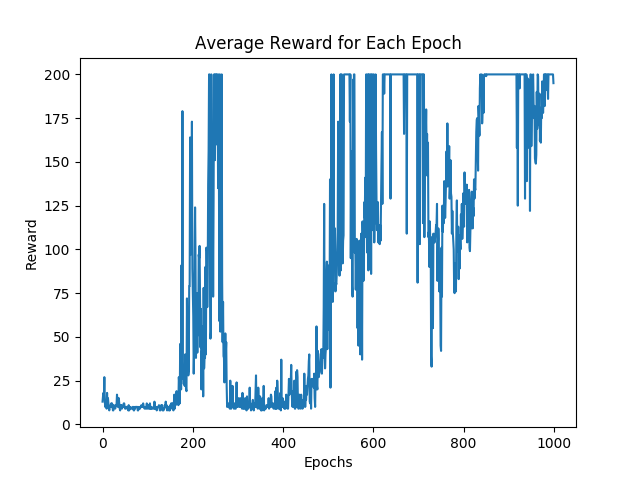

This chart was generated by the following Python code:
import argparse
import gym
import numpy as np
import matplotlib.pyplot as plt

import torch
import torch.nn as nn
import torch.nn.functional as F
import torch.optim as optim
from torch.distributions import Categorical


class Policy(nn.Module):
    def __init__(self):
        super(Policy, self).__init__()
        self.l1 = nn.Linear(4, 128)
        self.dropout = nn.Dropout(p=0.5)
        self.l2 = nn.Linear(128, 2)

        self.saved_log_probs = []
        self.rewards = []

    def forward(self, x):
        x = self.l1(x)
        x = self.dropout(x)
        x = F.relu(x)
        action_scores = self.l2(x)
        return F.softmax(action_scores, dim=1)


def select_action(state):
    state = torch.from_numpy(state).float().unsqueeze(0)
    probs = policy(state)
    m = Categorical(probs)
    action = m.sample()
    policy.saved_log_probs.append(m.log_prob(action))
    return action.item()


def finish_episode():
    Reward = 0
    policy_loss = []
    value_loss = []
    rewards = []
    for r in policy.rewards[::-1]:
        Reward = r + discount_rate * Reward
        rewards.insert(0, Reward)

    # possible_values_0.append(discount_rate * val[possible_next_state])

    rewards = torch.tensor(rewards)
    rewards = (rewards - rewards.mean()) / rewards.std()
    value = torch.tensor(rewards[0])
    for (log_prob, reward) in zip(policy.saved_log_probs, rewards):
        advantage = reward - value
        policy_loss.append(-log_prob * advantage)
        value_loss.append(F.mse_loss(value, torch.tensor([reward])))

    policy_optimizer.zero_grad()
    policy_loss = torch.stack(policy_loss).sum() + torch.stack(value_loss).sum()
    policy_loss.backward()
    policy_optimizer.step()
    del policy.rewards[:]
    del policy.saved_log_probs[:]

device = torch.device('cuda' if torch.cuda.is_available() else 'cpu')
# export cuda_visible_devices=0

env = gym.make('CartPole-v0')
env.seed(1)
torch.manual_seed(1)

policy = Policy()
policy_optimizer = optim.Adam(policy.parameters(), lr=1e-2)
discount_rate = 0.95

def main():
    running_reward = 10
    avg_reward = []
    for i_episode in range(1000):
        state = env.reset()
        epi_reward = 0
        for t in range(1, 1000):
            action = select_action(state)
            state, reward, done, _ = env.step(action)
            policy.rewards.append(reward)
            epi_reward += reward
            if done:
                break

        finish_episode()
        avg_reward.append(epi_reward)

    plt.plot(range(len(avg_reward)), avg_reward)
    plt.title("Average Reward for Each Epoch")
    plt.xlabel('Epochs')
    plt.ylabel('Reward')
    plt.savefig('cartpole.png')

    # state, ep_reward = env.reset(), 0
    # goal_steps = 200
    # for t in range(goal_steps):
    #     env.render()
    #     action = select_action(state)
    #     state, reward, done, _ = env.step(action)
    #     policy.rewards.append(reward)
    #     ep_reward += reward
    #     if done:
    #         break


if __name__ == '__main__':
    main()

